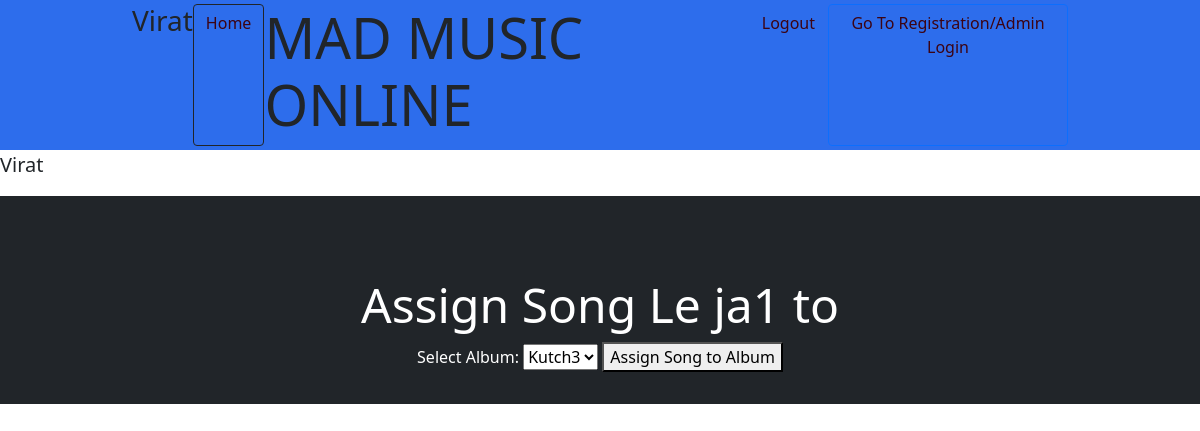
/assign_album_to/3 (signed in), run on an earlier commit of the app's database.
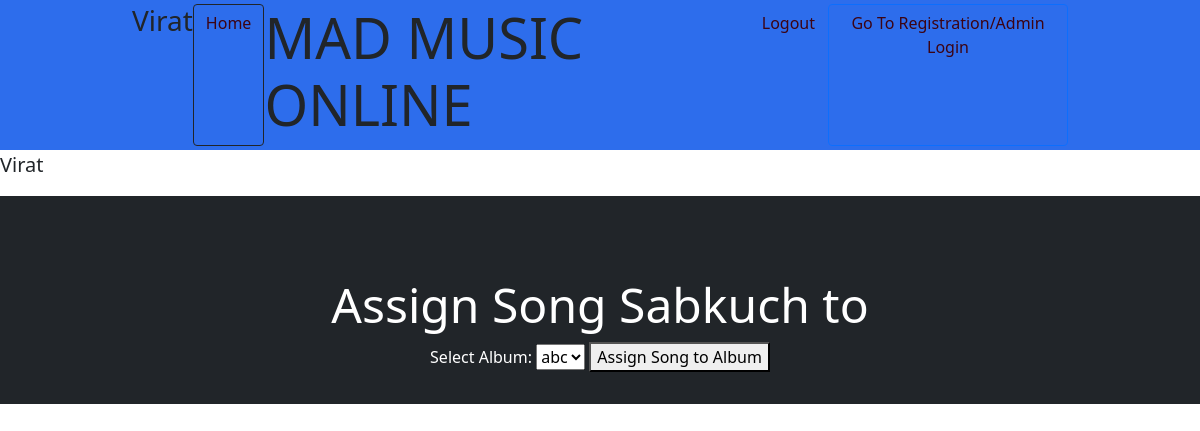
And on a later commit of the database.
### application/models.py (models this page shows, shortened)
class User(db.Model):
    __tablename__ = 'user'
    __table_args__ = {'extend_existing': True}
    id = db.Column(db.Integer, autoincrement = True, primary_key = True )
    firstname = db.Column(db.String(20), nullable = False, )
    lastname = db.Column(db.String(20), nullable = False, )
    continent= db.Column(db.String(20), nullable = False, )
    email = db.Column(db.String(50), nullable = False, unique = True )
    password = db.Column(db.String(12), nullable = False,)
    is_creator = db.Column(db.Boolean, default = 0)
    is_blacklisted = db.Column(db.Boolean, default = 0)
    playlists = db.relationship('Playlist',
                                secondary = users,  backref = db.backref('associated_users', lazy = True))
    albums = db.relationship('Album',
                              backref = db.backref('associated_albums', lazy = True))
    songs = db.relationship('Song',
                            backref=db.backref('creator', lazy=True), cascade='all, delete-orphan')

class Song(db.Model):
    __tablename__ = 'song'
    __table_args__ = {'extend_existing': True}
    id = db.Column(db.Integer, autoincrement = True, primary_key = True )
    name = db.Column(db.String(100), nullable = False, unique = True )
    lyrics = db.Column(db.String(10000), nullable= False)
    audio = db.Column(db.String(10000), nullable= False)
    creater_id = db.Column(db.Integer, db.ForeignKey('user.id'), nullable= False)
    created_on =db.Column(db.DateTime(timezone=True), default =datetime.utcnow())
    duration= db.Column(db.Integer, default = 0)
    likes = db.Column(db.Integer, default=0)
    ratings = db.relationship('SongRating', backref='song', lazy=True)
    avg_rating = db.Column(db.Integer, default= 0)
    album_id = db.Column(db.Integer, db.ForeignKey('album.id'), nullable= True)
    is_abusive = db.Column(db.Boolean, default = 0)
    playlists = db.relationship(
        'Playlist',
        secondary=songs,
        primaryjoin='Song.id == songs.c.song_id',
        secondaryjoin='Playlist.id == songs.c.playlist_id',
        backref=db.backref('associated_songs', lazy=True),
        cascade='all',
        single_parent=True,
    )

### application/controllers.py (the view, shortened to what this page needs)
@app.route('/assign_album_to/<int:song_id>',methods = ['GET', 'POST'] )
def assign_album(song_id):
    if request.method == 'GET':
        email= session['user_email']
        password= session['user_password']
        user = db.session.query(User).filter_by(email=email, password=password).first()
        song = db.session.query(Song).filter_by(id=song_id).first()
        key=user.firstname
        user_albums = user.albums
        return render_template('assign_album.html', user=user , song =song, key=key, user_albums=user_albums)

### templates/assign_album.html (shortened to what this page needs)
<!DOCTYPE html>
<html lang="en">
<head>
    <link rel="stylesheet" href="https://stackpath.bootstrapcdn.com/bootstrap/5.0.0-alpha1/css/bootstrap.min.css"
>
</head>
<body>
    <nav class="site-header sticky-top py-1">
        <div class="container d-flex flex-column flex-md-row justify-content-between">
            <h3 class="display-9 font-weight-normal"> {{ key }} </h3>
            <a class="btn btn-outline-dark" href="/user_home"> Home </a>
            <h1 class="display-4 font-weight-normal">MAD MUSIC ONLINE</h1>
            <a class="btn btn-outline" href="/user_login"> Logout </a>
            <a class="btn btn-outline-primary" href="/"> Go To Registration/Admin Login </a>
        </div>
    </nav>
    <p class="lead font-weight-normal"> {{ key }} </p>
    <div class="bg-dark mr-md-3 pt-3 px-3 pt-md-5 px-md-5 text-center text-white overflow-hidden">
        <div class="my-3 py-3">
            <h2 class="display-5">Assign Song {{ song.name }} to </h2>
            <form method="POST" action="/assign_album_to/{{ song.id }}" class="assign-album-form">
                <label for="albumName">Select Album:</label>
                <select id="albumName" name="albumName" required>
                    {% for album in user_albums %}
                        <option value="{{ album.id }}">{{ album.name }}</option>
                    {% endfor %}
                </select>
                <button type="submit">Assign Song to Album</button>
            </form>
        </div>
    </div>
</body>
</html>

### templates/assign_album.html (style rules this page uses)
.container { max-width: 960px; }
.site-header { background-color: rgba(9, 84, 233, 0.85); -webkit-backdrop-filter: saturate(180%) blur(20px); backdrop-filter: saturate(180%) blur(20px); }
.site-header a { color: rgb(60, 4, 19); transition: color .15s ease-in-out; }

What changed in the data, as far as the page shows it:
changed Song: name "Le ja1" → "Sabkuch"
Also different on the page:
form field albumName: "Kutch3" → "abc"
